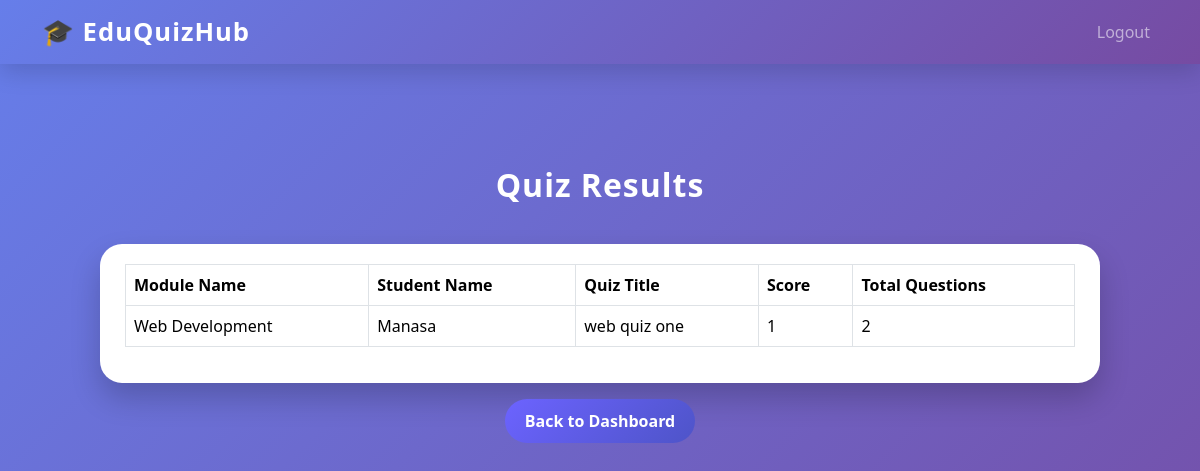
Screenshot of /admin/view-results/1 (signed in) with the database file from the repository.
### tables this page shows
CREATE TABLE attempts (
    id INTEGER PRIMARY KEY AUTOINCREMENT,
    student_id INTEGER NOT NULL,
    quiz_id INTEGER NOT NULL,
    score INTEGER,
    total_questions INTEGER,
    answers TEXT,
    FOREIGN KEY (student_id) REFERENCES users(id),
    FOREIGN KEY (quiz_id) REFERENCES quizzes(id)
);

CREATE TABLE modules (
    id INTEGER PRIMARY KEY AUTOINCREMENT,
    name TEXT NOT NULL
);

CREATE TABLE users (
    id INTEGER PRIMARY KEY AUTOINCREMENT,
    name TEXT NOT NULL,
    email TEXT UNIQUE NOT NULL,
    password TEXT NOT NULL,
    role TEXT NOT NULL
);

CREATE TABLE quizzes (
    id INTEGER PRIMARY KEY AUTOINCREMENT,
    module_id INTEGER NOT NULL,
    title TEXT NOT NULL,
    time_limit INTEGER,
    is_active INTEGER DEFAULT 0,
    FOREIGN KEY (module_id) REFERENCES modules(id)
);

### app.py (the view)
@app.route("/admin/view-results/<int:quiz_id>")
def view_results(quiz_id):
    conn = get_db_connection()
    quiz = conn.execute(
        "SELECT * FROM quizzes WHERE id = ?",
        (quiz_id,)
    ).fetchone()
    results = conn.execute("""
        SELECT
            u.name AS student_name,
            m.name AS module_name,
            q.title AS quiz_title,
            a.score,
            a.total_questions
        FROM attempts a
        JOIN users u ON a.student_id = u.id
        JOIN quizzes q ON a.quiz_id = q.id
        JOIN modules m ON q.module_id = m.id
        WHERE a.quiz_id = ?
    """, (quiz_id,)).fetchall()
    conn.close()
    return render_template(
        "admin_results.html",
        results=results,
        quiz=quiz
    )

### app.py (called while the page is built)
def get_db_connection():
    conn = sqlite3.connect("database.db")
    conn.row_factory = sqlite3.Row
    return conn

### templates/admin_results.html (shortened to what this page needs)
{% extends "base.html" %}
{% block content %}
<h2>Quiz Results</h2>
<div class="results-card">
    {% if results %}
    <table class="table table-bordered">
        <thead>
            <tr>
                <th>Module Name</th>
                <th>Student Name</th>
                <th>Quiz Title</th>
                <th>Score</th>
                <th>Total Questions</th>
            </tr>
        </thead>
        <tbody>
            {% for result in results %}
            <tr>
                <td>{{ result.module_name }}</td>
                <td>{{ result.student_name }}</td>
                <td>{{ result.quiz_title }}</td>
                <td>{{ result.score }}</td>
                <td>{{ result.total_questions }}</td>
            </tr>
            {% endfor %}
        </tbody>
    </table>
    {% else %}
        <p style="color: #333; text-align: center; margin-top: 20px;">No results found.</p>
    {% endif %}
</div>
<div class="text-center mt-3">
    <a href="{{ url_for('admin_dashboard') }}" class="btn btn-back">
        Back to Dashboard
    </a>
</div>
{% endblock %}

### static/css/style.css (style rules this page uses)
body { background-color: #f8f9fa; }
h1, h2, h3 { color: #0d6efd; }

### templates/base.html (style rules this page uses)
body { background: #f4f6fb; font-family: "Segoe UI", sans-serif; }

### templates/admin_results.html (style rules this page uses)
body { background: linear-gradient(135deg, #667eea, #764ba2); min-height: 100vh; padding: 30px 0; }
h2 { color: #fff; font-weight: 800; text-align: center; margin-bottom: 40px; letter-spacing: 1px; animation: fadeDown 0.8s ease-in-out; }
.results-card { background: #ffffff; border-radius: 22px; padding: 20px 25px; margin: auto; max-width: 1000px; box-shadow: 0 15px 30px rgba(0,0,0,0.2); transition: all 0.35s ease; }
table { margin-bottom: 0; }
th { background: #667eea; color: #fff; font-weight: 600; }
td { vertical-align: middle !important; }
.btn-back { border-radius: 30px; font-weight: 600; padding: 10px 20px; background: linear-gradient(135deg, #6c63ff, #4e54c8); color: #fff; border: none; transition: all 0.35s ease; }

### rows the page displays
attempts: module_name "Web Development", student_name "Manasa", quiz_title "web quiz one", score "1", total_questions "2"
